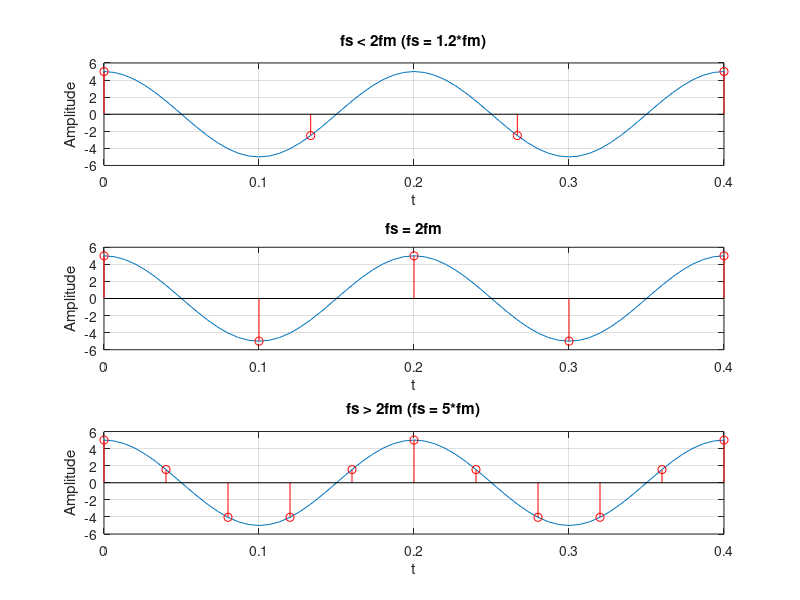

This chart was generated by the following MATLAB code:
% assignment 4 q 5
%% clear
clc;
clear all;
close all;

%% user input wave data
% take frequency
fm = input('Enter frequency : ');
% take amplitude
a = input('Enter amplitude : ');

%% calculate period of input signal
tm = 1/fm;

%% plot sampled sequences
% array for fs
fs = [1.5*fm,2*fm,5*fm];

for i = 1:3
    s(i)=subplot(3,1,i);
    % plot original
    t = 0:tm/30:2*tm;
    plot(t,a*cos(2*pi*fm*t));
    % hold for next stem in subplot
    hold on
    % set samples
    % sampling period = 1/sampling freq
    t = 0:1/fs(i):2*tm;
    stem(t,a*cos(2*pi*fm*t),'r');
    xlabel('t');
    ylabel('Amplitude');
    grid on;
end

% title every subplot
title(s(1),'fs < 2fm (fs = 1.2*fm)');
title(s(2),'fs = 2fm');
title(s(3),'fs > 2fm (fs = 5*fm)');

% link all graph axis
linkaxes([s(1),s(2),s(3)],'xy');